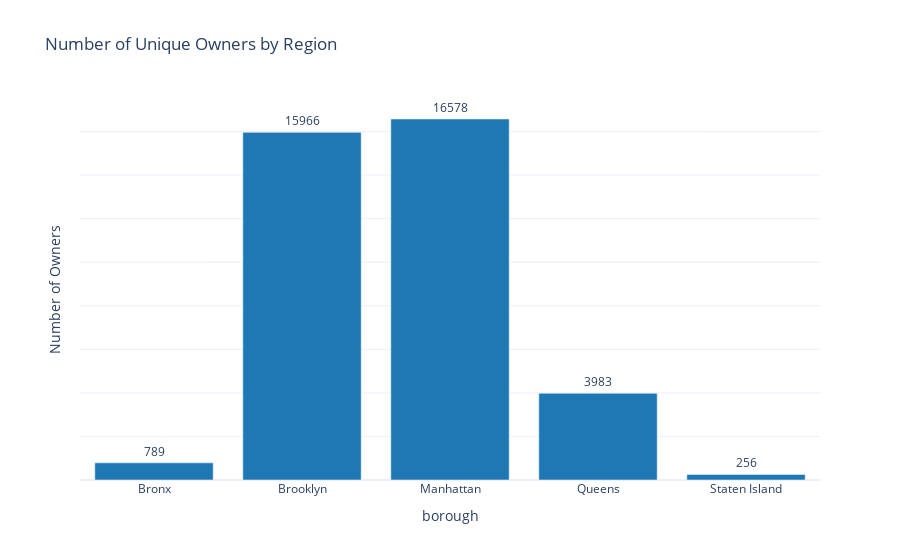

Notebook code for this chart:
### Markdown cell above
### 3.12. Number of Owners by Region

### Code cell
# Number of Owners by Region

# Select columns and perform mathematical operation
owners_by_region = df.loc[:, ['host_id', 'borough']].groupby('borough').nunique()

# Create the bar chart with Plotly Express
fig = px.bar(owners_by_region.reset_index(), x='borough', y='host_id',
             title='Number of Unique Owners by Region',
             labels={'host_id':'Number of Owners', 'neighbourhood_group':'Region'},
             color_discrete_sequence=['#1f77b4'],
             template='plotly_white')

# Add data labels
fig.update_traces(texttemplate='%{y:.0f}', textposition='outside')

# Remove the y-axis
fig.update_yaxes(showticklabels=False)

# Show the chart
fig.show()

### Figure 1 — Plotly figure (JSON) as saved in the notebook; plotly's stock layout.template omitted (floating-point values rounded to 4 significant figures)
{"data": [{"alignmentgroup": "True", "hovertemplate": "borough=%{x}<br>Number of Owners=%{y}<extra></extra>", "legendgroup": "", "marker": {"color": "#1f77b4", "pattern": {"shape": ""}}, "name": "", "offsetgroup": "", "orientation": "v", "showlegend": false, "textposition": "outside", "texttemplate": "%{y:.0f}", "type": "bar", "x": ["Bronx", "Brooklyn", "Manhattan", "Queens", "Staten Island"], "xaxis": "x", "y": [789, 15966, 16578, 3983, 256], "yaxis": "y"}], "layout": {"barmode": "relative", "legend": {"tracegroupgap": 0}, "title": {"text": "Number of Unique Owners by Region"}, "xaxis": {"anchor": "y", "domain": [0, 1], "title": {"text": "borough"}}, "yaxis": {"anchor": "x", "domain": [0, 1], "showticklabels": false, "title": {"text": "Number of Owners"}}}}
